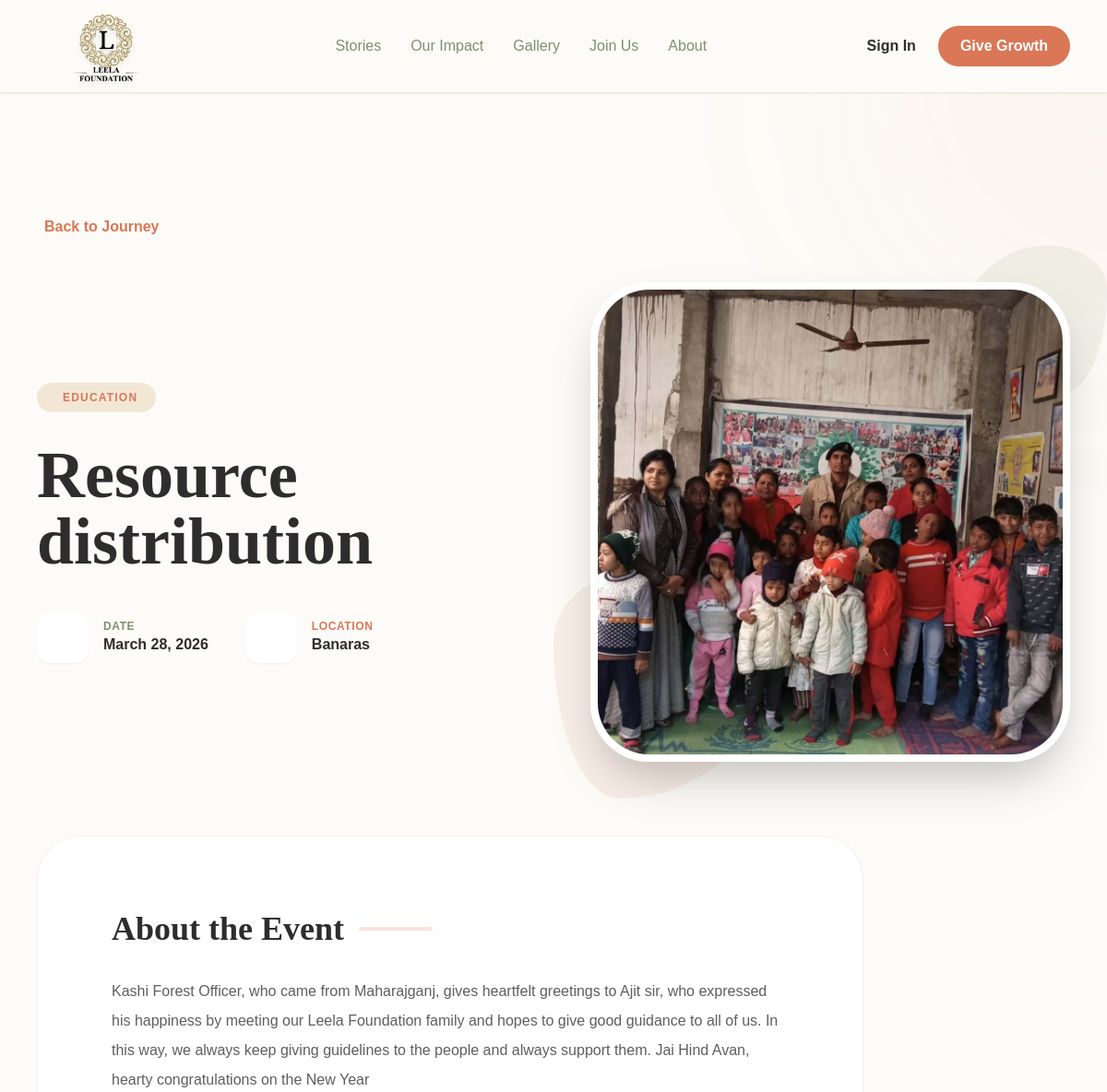
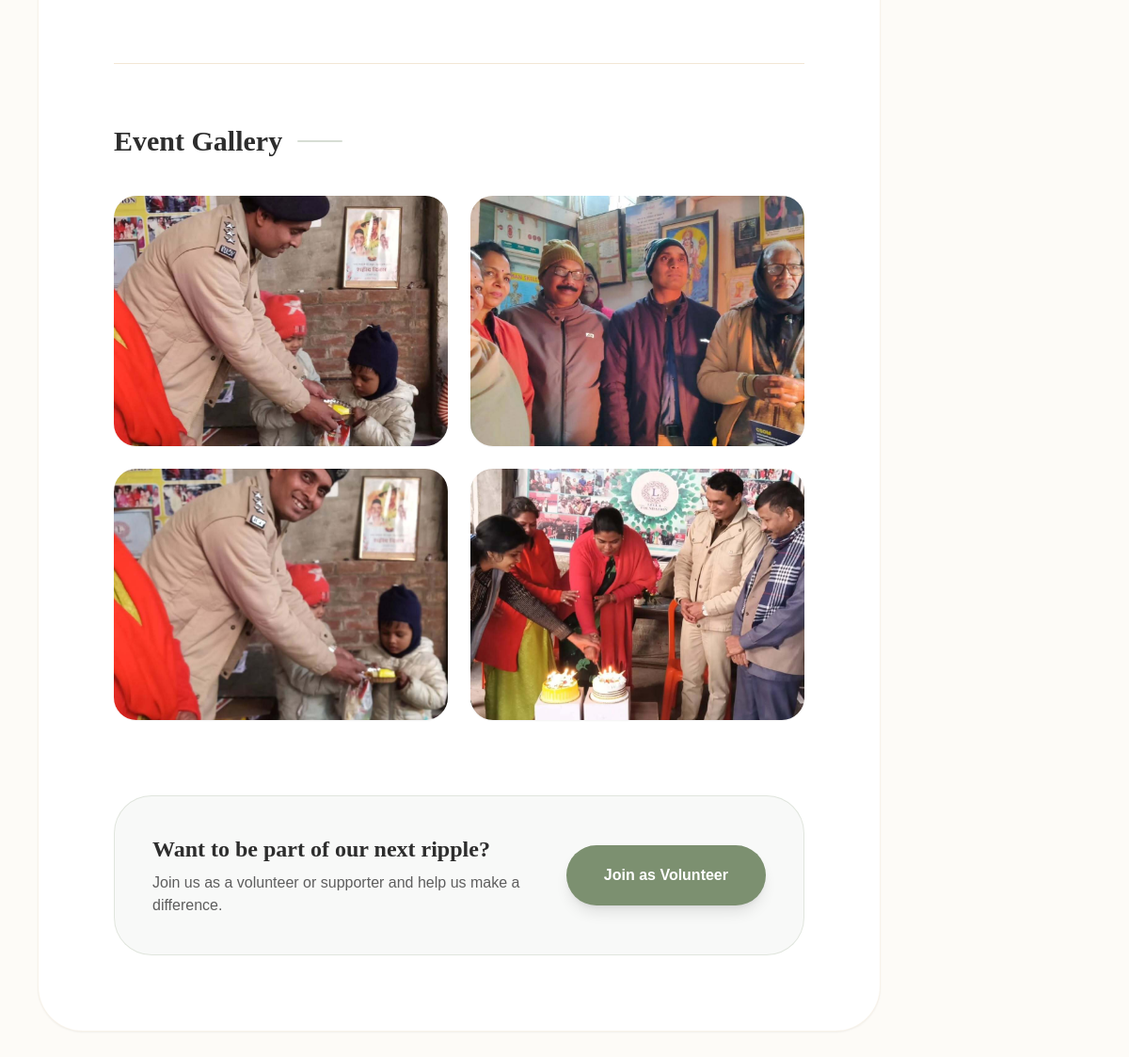
The app's page /events/2/ with its own data (2 pictures, top to bottom).
### core/models.py (models this page shows, shortened)
class Event(models.Model):
    title = models.CharField(max_length=200)
    description = models.TextField()
    image = models.ImageField(upload_to='events/', blank=True, null=True)
    date=models.DateTimeField(auto_now_add=True)
    location = models.CharField(max_length=200)
    Category = models.ForeignKey(Category, on_delete=models.CASCADE)
    is_active = models.BooleanField(default=True)
    created_at = models.DateTimeField(auto_now_add=True)
    updated_at = models.DateTimeField(auto_now=True)

class Category(models.Model):
    name = models.CharField(max_length=100)
    slug = models.SlugField(unique=True, blank=True)
    color = models.CharField(max_length=20, default="#7C9070", help_text="Hex color code for tags (e.g. #D97757)")

class EventImage(models.Model):
    event = models.ForeignKey(Event, on_delete=models.CASCADE, related_name='images')
    image = models.ImageField(upload_to='events/gallery/')
    created_at = models.DateTimeField(auto_now_add=True)

### core/views.py (the view)
# urls.py: path('events/<int:event_id>/', views.event_detail, name='event_detail'),
def event_detail(request, event_id):
    event = get_object_or_404(Event, id=event_id)
    context = {
        'event': event,
    }
    return render(request, 'event_detail.html', context)

### core/templates/event_detail.html (shortened to what this page needs)
{% extends 'base.html' %}
{% load static %}
{% block content %}
<main class="bg-[#FDFBF7] min-h-screen pb-32">
    <header class="relative pt-32 pb-20 overflow-hidden">
        <div class="max-w-[1440px] mx-auto px-10 relative z-10">
            <nav class="mb-12">
                <a href="{% url 'home' %}" class="inline-flex items-center gap-2 text-[#D97757] font-bold hover:gap-4 transition-all group">
                    Back to Journey
                </a>
            </nav>
            <div class="grid lg:grid-cols-2 gap-20 items-center">
                <div>
                    <div class="inline-flex items-center gap-2 bg-[#F2E7D5] px-5 py-2 rounded-full text-[#D97757] text-xs font-bold uppercase tracking-widest mb-8">
                        {{ event.Category.name }}
                    </div>
                    <h1 class="font-display text-6xl md:text-7xl font-bold text-[#2D2D2D] leading-[1.1] mb-10">
                        {{ event.title }}
                    </h1>
                    <div class="flex flex-wrap gap-10">
                        <div class="flex items-center gap-4">
                            <div class="w-14 h-14 bg-white rounded-2xl flex items-center justify-center shadow-sm text-[#7C9070]">
                            </div>
                            <div>
                                <p class="text-xs font-bold text-[#7C9070] uppercase tracking-wider">Date</p>
                                <p class="text-[#2D2D2D] font-bold">{{ event.date|date:"F d, Y" }}</p>
                            </div>
                        </div>
                        <div class="flex items-center gap-4">
                            <div class="w-14 h-14 bg-white rounded-2xl flex items-center justify-center shadow-sm text-[#D97757]">
                            </div>
                            <div>
                                <p class="text-xs font-bold text-[#D97757] uppercase tracking-wider">Location</p>
                                <p class="text-[#2D2D2D] font-bold">{{ event.location }}</p>
                            </div>
                        </div>
                    </div>
                </div>
                <div class="relative">
                    <div class="relative z-10 rounded-[4rem] overflow-hidden shadow-2xl aspect-square border-8 border-white">
                        {% if event.image %}
                            <img src="{{ event.image.url }}" alt="{{ event.title }}" class="w-full h-full object-cover">
                        {% else %}
                            <div class="w-full h-full bg-[#F2E7D5] flex items-center justify-center">
                                <iconify-icon icon="ph:image-square-bold" class="text-9xl text-[#D97757]/20"></iconify-icon>
                            </div>
                        {% endif %}
                    </div>
                </div>
            </div>
        </div>
        <div class="absolute top-0 right-0 w-[500px] h-[500px] bg-[#D97757]/5 blur-[120px] rounded-full -translate-y-1/2 translate-x-1/2"></div>
    </header>
    <section class="max-w-[1440px] mx-auto px-10">
        <div class="max-w-4xl bg-white rounded-[3rem] p-12 md:p-20 shadow-sm border border-[#F2E7D5]/50">
            <h2 class="font-display text-4xl font-bold text-[#2D2D2D] mb-8 flex items-center gap-4">
                About the Event
                <div class="h-1 w-20 bg-[#D97757]/20 rounded-full"></div>
            </h2>
            <div class="prose prose-xl prose-stone max-w-none text-[#5E5E5E] leading-loose mb-16">
                {{ event.description|linebreaks }}
            </div>
            {% if event.images.all %}
            <div class="mt-16 pt-16 border-t border-[#F2E7D5]">
                <h3 class="font-display text-3xl font-bold text-[#2D2D2D] mb-10 flex items-center gap-4">
                    Event Gallery
                    <div class="h-0.5 w-12 bg-[#7C9070]/30 rounded-full"></div>
                </h3>
                <div class="grid grid-cols-1 md:grid-cols-2 gap-6">
                    {% for img in event.images.all %}
                    <div class="group relative overflow-hidden rounded-3xl aspect-[4/3] bg-[#F2E7D5]/20 shadow-sm transition-all hover:shadow-xl hover:-translate-y-1">
                        <img src="{{ img.image.url }}" alt="Event photo" class="w-full h-full object-cover transition-transform duration-700 group-hover:scale-110">
                    </div>
                    {% endfor %}
                </div>
            </div>
            {% endif %}
            <div class="mt-20 p-10 bg-[#7C9070]/5 rounded-[2.5rem] border border-[#7C9070]/20 flex flex-col md:flex-row items-center justify-between gap-8">
                <div>
                    <h4 class="font-display text-2xl font-bold text-[#2D2D2D] mb-2">Want to be part of our next ripple?</h4>
                    <p class="text-[#5E5E5E]">Join us as a volunteer or supporter and help us make a difference.</p>
                </div>
                <a href="/#volunteer" class="px-10 py-5 bg-[#7C9070] text-white rounded-full font-bold shadow-lg hover:bg-[#6b7d61] transition-all whitespace-nowrap">
                    Join as Volunteer
                </a>
            </div>
        </div>
    </section>
</main>
{% endblock %}

### core/templates/base.html (shortened to what this page needs)
{% load static %}
<!DOCTYPE html>
<html lang="en">
<head>
    <script src="https://cdn.tailwindcss.com"></script>
</head>
<body>
    <div class="min-h-screen flex flex-col">
        {% include "includes/header.html" %}
        <main class="flex-1">
            {% block content %}{% endblock %}
        </main>
    </div>
</body>
</html>

### core/templates/includes/header.html (shortened to what this page needs)
{% load static %}
<header class="bg-[#FDFBF7] border-b border-[#F2E7D5] sticky top-0 z-50 shadow-sm">
    <nav class="max-w-[1440px] mx-auto px-10 h-[100px] flex items-center justify-between">
        <a href="{% url 'home' %}" id="brand-logo-link" class="flex items-center gap-3 group">
            <img src="{% static 'core/images/logo.png' %}" alt="Leela Foundation"
                class="h-[150px] w-auto transition-transform group-hover:scale-105 filter drop-shadow-md -translate-y-2">
        </a>
        <div class="hidden lg:flex items-center gap-8 font-medium text-[#7C9070]">
            <a href="{% url 'stories' %}" id="nav-stories-link"
                class="hover:text-[#D97757] transition-colors">Stories</a>
            <a href="{% url 'impact' %}" id="nav-impact-link" class="hover:text-[#D97757] transition-colors">Our
                Impact</a>
            <a href="{% url 'gallery' %}" id="nav-gallery-link"
                class="hover:text-[#D97757] transition-colors">Gallery</a>
            <a href="{% url 'volunteer' %}" id="nav-volunteer-link" class="hover:text-[#D97757] transition-colors">Join
                Us</a>
            <a href="{% url 'about' %}" id="nav-about-link" class="hover:text-[#D97757] transition-colors">About</a>
        </div>
        <div class="flex items-center gap-6">
            {% if user.is_authenticated %}
            <a href="{% url 'dashboard' %}" id="nav-dashboard-link"
                class="hidden md:block text-[#2D2D2D] font-bold hover:underline">Dashboard</a>
            <form action="{% url 'logout' %}" method="post" class="hidden md:block">
                {% csrf_token %}
                <button type="submit" id="nav-logout-link" class="text-[#D97757] font-bold hover:underline">Sign
                    Out</button>
            </form>
            {% else %}
            <a href="{% url 'login' %}" id="nav-login-link"
                class="hidden md:block text-[#2D2D2D] font-bold hover:underline">Sign In</a>
            {% endif %}
            <a href="{% url 'donate' %}" id="nav-donate-btn"
                class="bg-[#D97757] text-white px-5 md:px-6 py-2 md:py-2.5 rounded-full font-bold hover:shadow-lg transition-all hover:-translate-y-0.5 text-sm md:text-base">
                Give Growth
            </a>
        </div>
    </nav>
</header>

### core/templates/includes/footer.html (shortened to what this page needs)
{% load static %}

### core/templates/base.html (style rules this page uses)
:root { --color-terracotta: #D97757; --color-sage: #7C9070; --color-cream: #FDFBF7; --color-sand: #F2E7D5; --font-display: 'Gambetta', serif; --font-body: 'Satoshi', sans-serif; }
body { font-family: var(--font-body); color: #2D2D2D; background-color: var(--color-cream); }
.font-display { font-family: var(--font-display); }

### records on screen
Event: Category.name "EDUCATION", title "Resource distribution", date "March 28, 2026", location "Banaras", image (picture), description "Kashi Forest Officer, who came from Maharajganj, gives heartfelt greetings to Ajit sir, who expressed his happiness by meeting our Leela Foundation family and hopes to give good guidance to all of us. In this way, we always keep giving guidelines to the people and always support them. Jai Hind Avan, hearty congratulations on the New Year"
EventImage: image (picture)
EventImage: image (picture)
EventImage: image (picture)
EventImage: image (picture)
